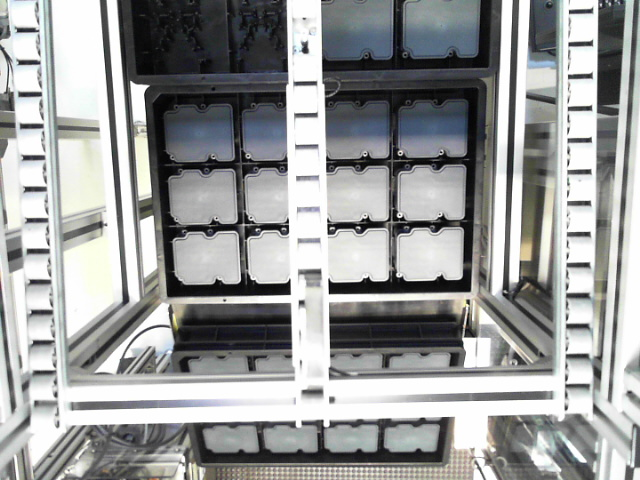
#> input picture photo/09-16-56.png, 640 x 480 px
$ python test.py photo/09-16-56.png   (older library calls are emulated)
#> lines starting #> are read from the running program, lines starting #| are printed output that depends on the picture; after the words box and inside, x2 and y2 are one past the last pixel; in counts of white or black regions, pixels touching at a corner belong together
#! /usr/bin/python3

import cv2
import numpy as np
import sys
import serial
from time import sleep

# const
thresh = 150 # default 180
maxValue =255
# var
actual_cnts = []
# functions

def min_rect(_cnt):
	rect = cv2.minAreaRect(_cnt)
	# print(rect)
	# print ("aspect ratio",rect[1][0]/rect[1][1])
	aspect_ratio = rect[1][0]/rect[1][1]
	box = cv2.boxPoints(rect)
	box = np.int0(box)
	# print (box)
	area = cv2.contourArea(box)
	# cv2.drawContours(sample,[box],0,(255,0,0),2)
	# print("min rect area is {}".format(area),end = ' ')
	return area,box,aspect_ratio

def data_cnt(_cnt):
	area = cv2.contourArea(_cnt)
	# print ("Area of cnt {}".format(area))
	# cv2.drawContours(sample,_cnt,number , (0,255,0), 2)
	return area

def cylinder():
	ser.write(b'a')
	sleep(5)
	ser.write(b'a')


def lamp():
	ser.write(b'b')
	sleep(5)
	ser.write(b'b')


# main program
try:
	name = sys.argv[1]
except:
	print("no photo")

#serial init
ser = serial.Serial('/dev/ttyS0',9600)


sample = cv2.imread(name,1)
#> sample is the input picture: shape (480, 640, 3); mean B, G, R 154.9, 155, 153.6
#print (sample)
sample_gray = cv2.cvtColor(sample,cv2.COLOR_BGR2GRAY)
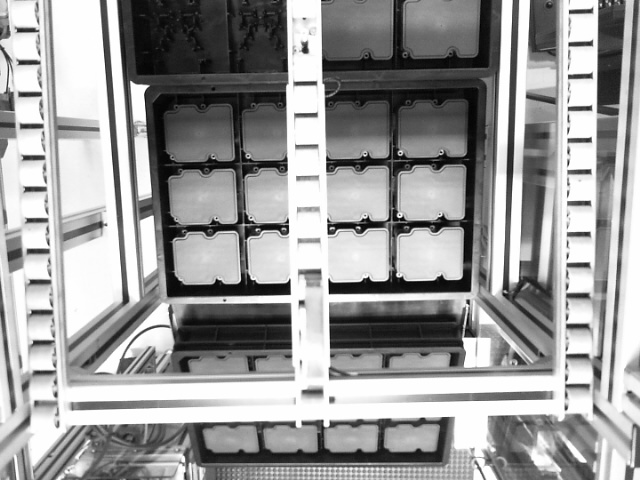
#> sample_gray: shape (480, 640); min 0, max 255, mean 154.6
ret,thresh = cv2.threshold(sample_gray,thresh,maxValue,cv2.THRESH_BINARY)
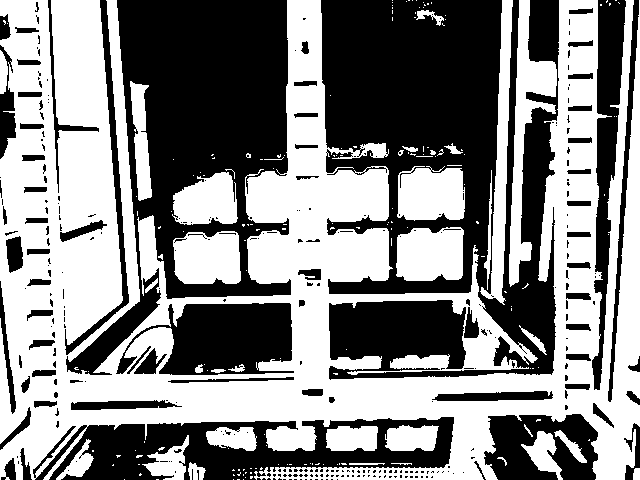
#> thresh: shape (480, 640); 53% white; 325 black regions (246 under 20 px), largest, box (x1, y1, x2, y2) and area: (321, 0, 559, 380) 57228, (66, 0, 291, 375) 36562, (33, 417, 454, 480) 13852
#> ret = 150
cv2.imshow("threshold",thresh)

# erosion
kernel = np.ones((5,5),np.uint8)
erosion = cv2.erode(thresh,kernel,iterations = 1)
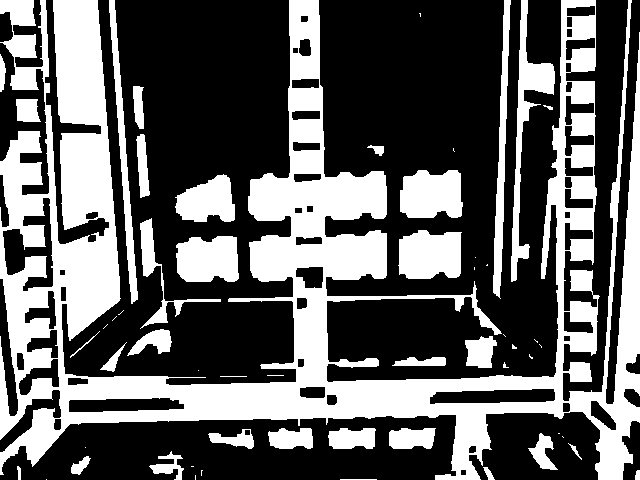
#> erosion: shape (480, 640); 37.6% white; 56 white regions (23 under 20 px)

#find conture
#ret,
cnts,hierarchy = cv2.findContours(erosion, cv2.RETR_LIST, cv2.CHAIN_APPROX_SIMPLE)
#> cnts = 103 contours, 26 with area under 20; largest, box (x1, y1, x2, y2) and area: (0, 0, 640, 480) 97090, (398, 230, 462, 279) 2582, (511, 0, 555, 282) 2544, (400, 170, 463, 218) 2495, (176, 236, 239, 282) 2422

for number,cnt in enumerate(cnts):
	if cv2.contourArea(cnt)>4500:
		actual_cnts.append(cnt)
#> this loop made 103 passes
#> cnt on passes 1, 2, 3, 6, 8, 12, 15, 16, 31, 32, 33, 40: [[340, 479], [376, 479]], [[46, 479]], [[195, 475], [195, 479]], [[201, 470], [201, 475], [201, 471], [202, 470]], [[191, 466], [193, 466]], [[85, 447]], [[562, 436], [563, 437]], [[558, 433], [559, 433]], [[220, 376], [246, 376]], [[267, 375], [283, 375]], [[198, 370]], [[539, 344], [541, 346], [541, 347], [541, 346]]
#> after the loop, actual_cnts = 1 contour; box (x1, y1, x2, y2) and area: (0, 0, 640, 480) 97090
		# cv2.drawContours(sample,cnts,number , (0,255,0), 1)


number_of_possable_ECU = 0

for number,cnt in enumerate(actual_cnts):

	rect_area,rect_box,aspect_ratio = min_rect(cnt)
	cnt_area = data_cnt(cnt)
	# print (rect_area - cnt_area)
	if (rect_area - cnt_area) < 3000 and  0.5<aspect_ratio <2.2:
		number_of_possable_ECU += 1
#> this loop made 1 pass
#> (number, rect in min_rect, aspect_ratio, rect_area, rect_box, cnt_area) on pass 1: (0, ((319.5, 239.5), (479, 639), -90), 0.75, 304964, [[638, 478], [0, 478], [0, 0], [638, 0]], 97089.5)
#> after the loop, number_of_possable_ECU = 0
		# [5 lines of commented-out code are left out]
if number_of_possable_ECU >0:

	print("found {} ECU ".format(number_of_possable_ECU),end='')
	#lamp()
	print("on photo "+name)
else:
	print("no ecu ",end='')
	#cylinder()
	print("on photo "+name)

cv2.imshow(name,sample)


cv2.waitKey()

$ run again, on photo/09-22-10.png
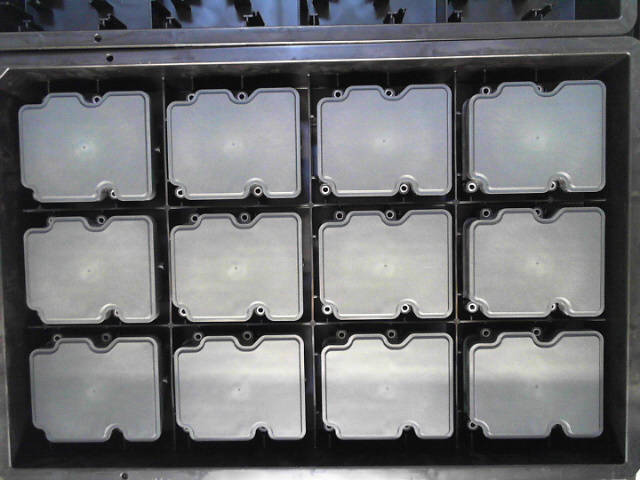
#> input picture photo/09-22-10.png, 640 x 480 px
#> sample is the input picture: shape (480, 640, 3); mean B, G, R 116.4, 113.9, 112.5
#> `ret,thresh = cv2.threshold(sample_gray,thresh,maxValue,cv2.THRESH_BINA..`:
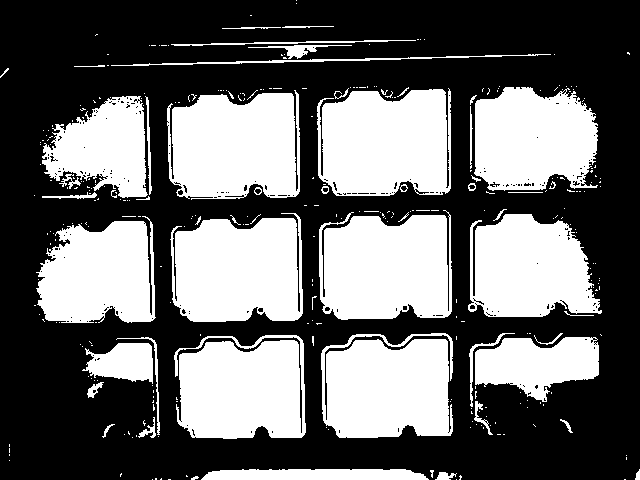
#> thresh: shape (480, 640); 40.9% white; 329 white regions (277 under 20 px), largest, box (x1, y1, x2, y2) and area: (317, 88, 451, 196) 12547, (319, 210, 452, 320) 12481, (167, 90, 300, 200) 12285
#> ret = 150
#> `erosion = cv2.erode(thresh,kernel,iterations = 1)`:
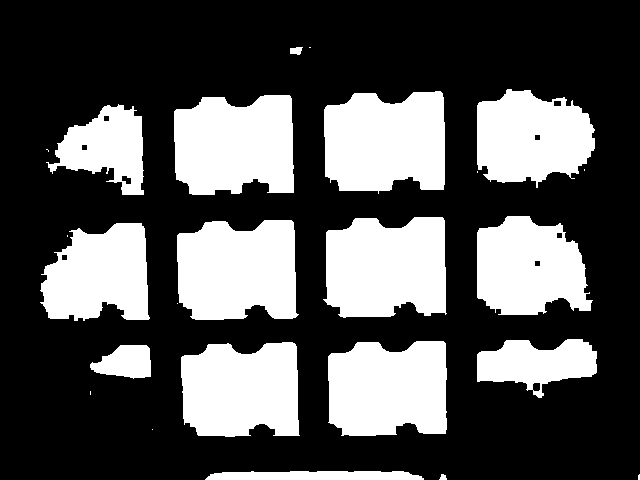
#> erosion: shape (480, 640); 32.8% white; 24 white regions (9 under 20 px)
#> cnts = 33 contours, 9 with area under 20; largest, box (x1, y1, x2, y2) and area: (323, 217, 447, 318) 10526, (324, 91, 445, 194) 10490, (177, 220, 299, 320) 10333, (174, 95, 294, 195) 10204, (328, 341, 447, 436) 9877
#> the loop `for number,cnt in enumerate(cnts):` made 33 passes
#> cnt on passes 1, 4, 5, 11, 14, 21, 22, 32: [[639, 474], [638, 475], [638, 479], [639, 479]], [[152, 429]], [[90, 391], [90, 394]], [[177, 303]], [[67, 235], [67, 236]], [[477, 171], [477, 172]], [[584, 169], [584, 170]], [[309, 47], [310, 47]]
#> after the loop `for number,cnt in enumerate(cnts):`: actual_cnts = 10 contours; largest, box (x1, y1, x2, y2) and area: (323, 217, 447, 318) 10526, (324, 91, 445, 194) 10490, (177, 220, 299, 320) 10333, (174, 95, 294, 195) 10204, (328, 341, 447, 436) 9877
#> the loop `for number,cnt in enumerate(actual_cnts): ` made 10 passes
#> (rect in min_rect, aspect_ratio, rect_area, rect_box, cnt_area) on passes 1 to 3: (((239.7, 389.4), (116.9, 93.29), -1.04), 1.25, 11002, [[182, 437], [180, 343], [297, 341], [299, 435]], 9578.5), (((387, 388), (94, 118), -90), 0.797, 11092, [[446, 434], [328, 434], [328, 340], [446, 340]], 9877), (((93.91, 271.6), (108.8, 96.49), -0.895), 1.13, 10468, [[40, 320], [38, 224], [147, 222], [149, 318]], 8031)
#> after the loop `for number,cnt in enumerate(actual_cnts):`: number_of_possable_ECU = 9
#| found 9 ECU

$ run again, on photo/09-25-34.png
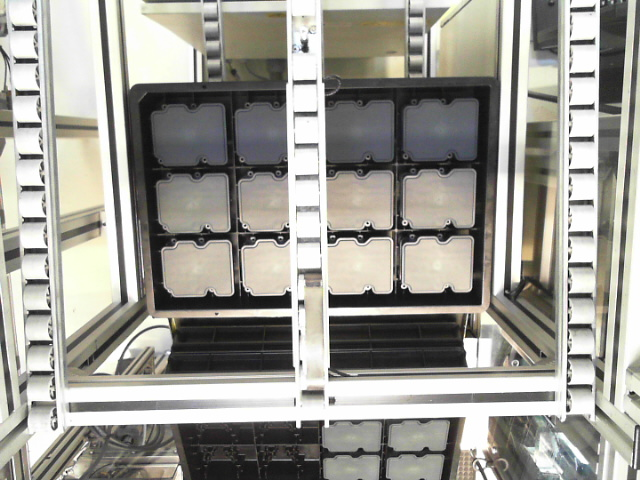
#> input picture photo/09-25-34.png, 640 x 480 px
#> sample is the input picture: shape (480, 640, 3); mean B, G, R 147.7, 154.8, 156.4
#> `ret,thresh = cv2.threshold(sample_gray,thresh,maxValue,cv2.THRESH_BINA..`:
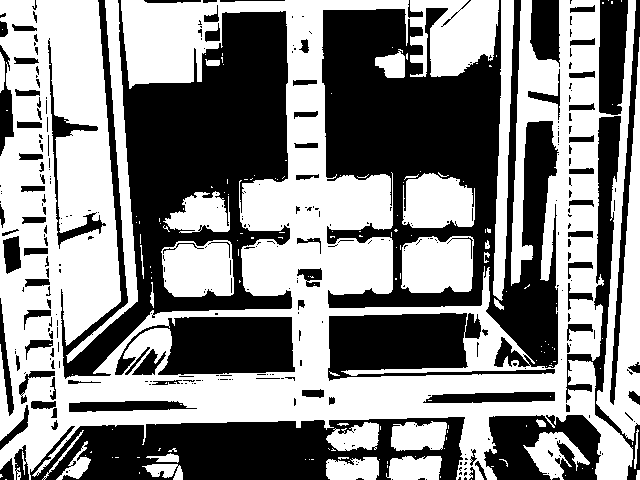
#> thresh: shape (480, 640); 53.4% white; 335 black regions (233 under 20 px), largest, box (x1, y1, x2, y2) and area: (322, 0, 559, 368) 42261, (61, 0, 292, 379) 35742, (30, 417, 465, 480) 17593
#> ret = 150
#> `erosion = cv2.erode(thresh,kernel,iterations = 1)`:
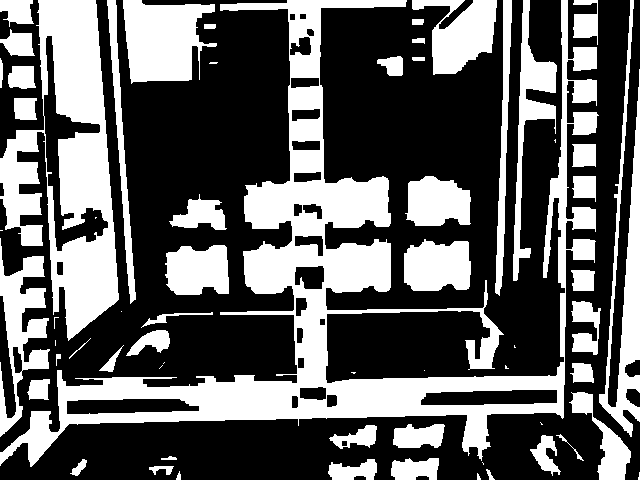
#> erosion: shape (480, 640); 37.6% white; 64 white regions (17 under 20 px)
#> cnts = 89 contours, 20 with area under 20; largest, box (x1, y1, x2, y2) and area: (0, 0, 599, 467) 50682, (0, 0, 119, 341) 22420, (123, 0, 217, 84) 5376, (599, 0, 640, 437) 4785, (43, 35, 109, 252) 3828
#> the loop `for number,cnt in enumerate(cnts):` made 89 passes
#> cnt on passes 6, 16, 25, 27, 29, 33, 35, 42: [[482, 462], [483, 463], [483, 464], [483, 463]], [[540, 422], [541, 423], [541, 424], [542, 424]], [[424, 370]], [[162, 365], [159, 368]], [[164, 362], [163, 363]], [[514, 345], [514, 347], [515, 347], [514, 346]], [[55, 340], [55, 345]], [[121, 311]]
#> after the loop `for number,cnt in enumerate(cnts):`: actual_cnts = 4 contours; box (x1, y1, x2, y2) and area: (0, 0, 599, 467) 50682, (0, 0, 119, 341) 22420, (123, 0, 217, 84) 5376, (599, 0, 640, 437) 4785
#> the loop `for number,cnt in enumerate(actual_cnts): ` made 4 passes
#> (rect in min_rect, aspect_ratio, rect_area, rect_box, cnt_area, number_of_possable_ECU) on pass 3: (((170.2, 39.28), (91.09, 83.3), -2.94), 1.09, 7525.5, [[126, 83], [122, 0], [213, -4], [217, 78]], 5375.5, 1)
#> after the loop `for number,cnt in enumerate(actual_cnts):`: number_of_possable_ECU = 1
#| found 1 ECU
